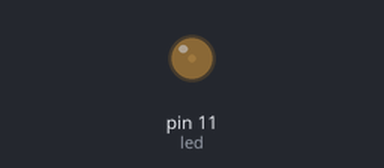
Bench run of a sketch on a simulated Arduino Uno, built with avr-gcc and run on an emulated ATmega328P. On the bench: output pins drawn as LEDs (lit = HIGH).

Above: at 0.15 s.
At 7.86 s:
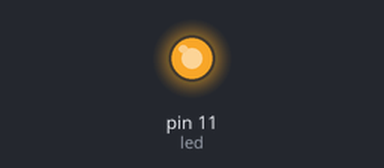
At 18.71 s:
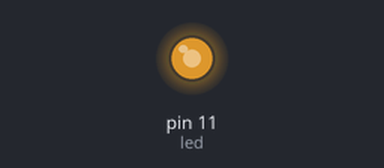
At 39.82 s:
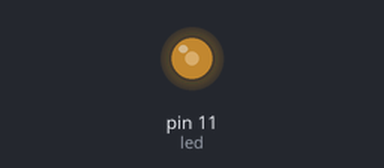
Timing chart, 0 to 40.0 s (numbered marks = the images above):
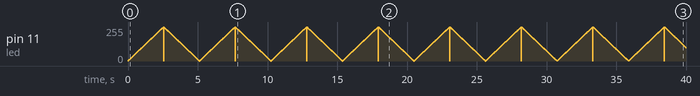

The sketch:

tier3.ino
```cpp
const int led = 11;
int brightness = 0;
int increment;

void setup()
{
  //Not required because of analog funtion;
}

void loop()
{
  if(brightness > 255){
    increment = -1;}
  else if(brightness < 1){
    increment = 1;}
  brightness = brightness + increment;

  analogWrite(led, brightness);

  delay(10);
}
```
